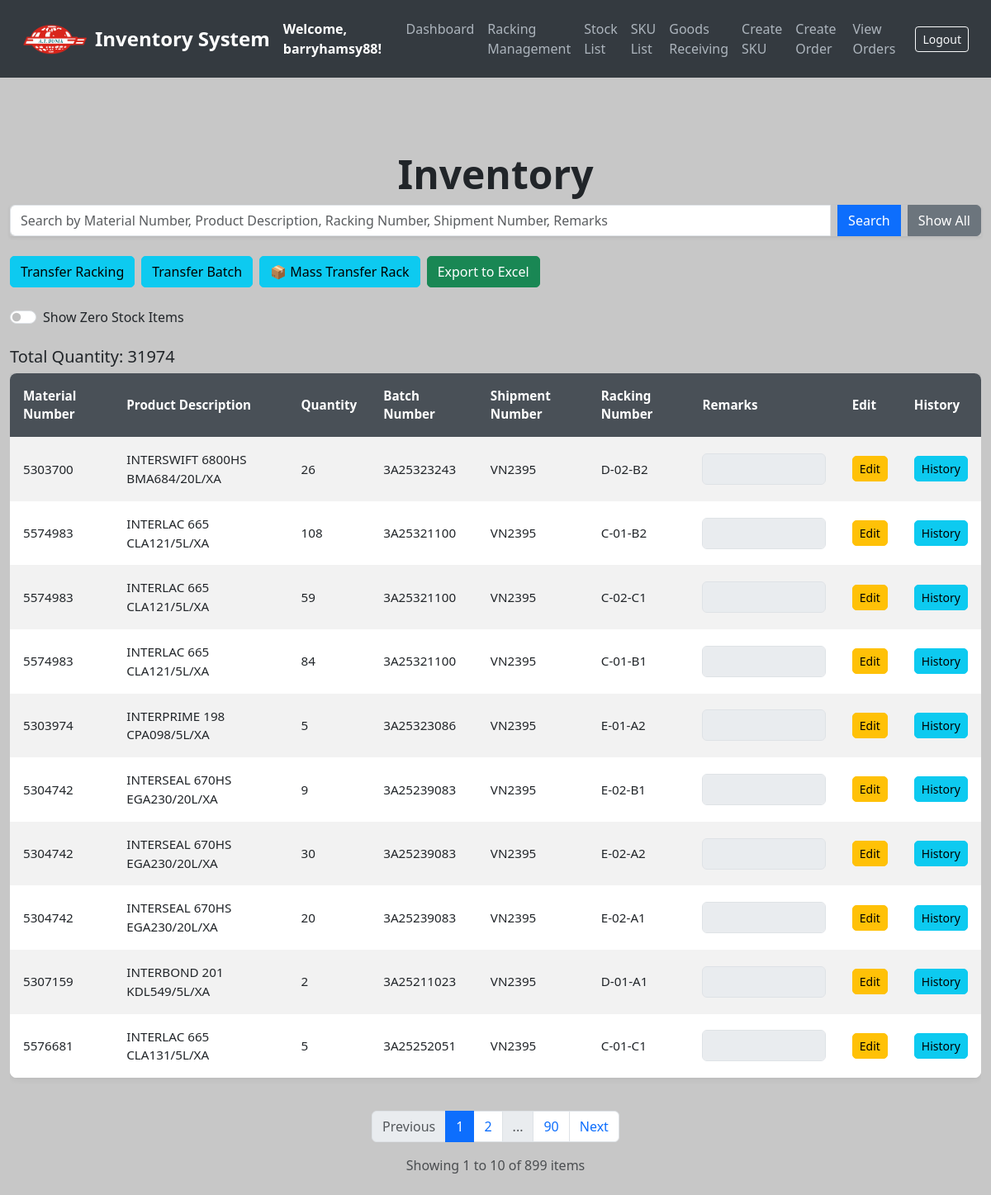
The app's page /stocks (signed in) with its own data.
### models.py (models this page shows, shortened)
class User(UserMixin, db.Model):
    __tablename__ = 'users'
    id = db.Column(db.Integer, primary_key=True)
    username = db.Column(db.String(80), unique=True, nullable=False)
    email = db.Column(db.String(120), unique=True, nullable=False)
    password = db.Column(db.String(200), nullable=False)  # Store hashed passwords
    date_created = db.Column(db.DateTime, default=get_local_time)
    last_login = db.Column(db.DateTime, nullable=True)
    is_active = db.Column(db.Boolean, default=True)  # For account activation/deactivation
    is_approved = db.Column(db.Boolean, default=False)
    is_admin = db.Column(db.Boolean, default=False)

class SKU(db.Model):
    __tablename__ = 'sku_list'
    id = db.Column(db.Integer, primary_key=True)
    material_number = db.Column(db.String(50), unique=True, nullable=False)
    product_description = db.Column(db.String(200), nullable=False)
    pack_size_id = db.Column(db.Integer, db.ForeignKey('pack_sizes.id'), nullable=False)
    weight = db.Column(db.Float, nullable=False)
    pack_size = db.relationship('PackSize', backref='skus', lazy=True)  # Establish relationship

class Stock(db.Model):
    __tablename__ = 'stock'
    id = db.Column(db.Integer, primary_key=True)
    sku_id = db.Column(db.Integer, db.ForeignKey('sku_list.id'), nullable=False)  # Foreign key reference to SKU
    sku = db.relationship('SKU', backref='stocks', lazy=True)  # Add relationship to SKU
    quantity = db.Column(db.Integer, default=0, nullable=False)
    batch_number = db.Column(db.String(100), nullable=True)
    shipment_number = db.Column(db.String(100), nullable=True)
    racking_number = db.Column(db.String(100), nullable=True)
    remarks = db.Column(db.String(255), nullable=True)
    timestamp = db.Column(db.DateTime, default=get_local_time)  # New timestamp column

### app.py (the view, shortened to what this page needs)
@app.route('/stocks', methods=['GET'])
@login_required
def list_stocks():
    page = request.args.get(get_page_parameter(), type=int, default=1)
    per_page = 10  # Number of items per page
    search_term = request.args.get('search', '').strip()
    show_zero_quantity = request.args.get('show_zero', 'false').lower() == 'true'
    query = Stock.query.join(SKU)
    if not show_zero_quantity:
        query = query.filter(Stock.quantity > 0)
    all_stocks = query.all()
    total_quantity = sum(s.quantity for s in all_stocks)
    grouped = defaultdict(list)
    for stock in all_stocks:
        key = (
            stock.sku.material_number,
            stock.sku.product_description,
            stock.batch_number,
            stock.racking_number,
            stock.shipment_number,
            stock.remarks
        )
        grouped[key].append(stock)
    combined_stocks = []
    for key, group in grouped.items():
        total_quantity_group = sum(s.quantity for s in group)
        first_id = group[0].id
        combined_stocks.append({
            'material_number': key[0],
            'product_description': key[1],
            'batch_number': key[2],
            'racking_number': key[3],
            'shipment_number': key[4],
            'remarks': key[5],
            'quantity': total_quantity_group,
            'id': first_id
        })
    total_items = len(combined_stocks)
    start = (page - 1) * per_page
    end = start + per_page
    paginated_stocks = combined_stocks[start:end]
    class SimplePagination:
        def __init__(self, page, per_page, total):
            self.page = page
            self.per_page = per_page
            self.total = total
            self.pages = (total + per_page - 1) // per_page  # Ceiling division
        @property
        def has_prev(self):
            return self.page > 1
        @property
        def has_next(self):
            return self.page < self.pages
        @property
        def next_num(self):
            return self.page + 1 if self.has_next else None
        def iter_pages(self, left_edge=2, left_current=2, right_current=3, right_edge=2):
            last = 0
            for num in range(1, self.pages + 1):
                if (num <= left_edge or
                    (num > self.page - left_current - 1 and num < self.page + right_current) or
                    num > self.pages - right_edge):
                    if last + 1 != num:
                        yield None  # Gap in page numbers
                    yield num
                    last = num
    pagination = SimplePagination(page=page, per_page=per_page, total=total_items)
    return render_template(
        'stock_list.html',
        stocks=paginated_stocks,
        pagination=pagination,
        search_term=search_term,
        total_quantity=total_quantity,
        show_zero_quantity=show_zero_quantity
    )

### app.py (called while the page is built)
@login_manager.user_loader
def load_user(user_id):
    return db.session.get(User, int(user_id))

### templates/stock_list.html (shortened to what this page needs)
<!DOCTYPE html>
<html lang="en">
<head>
    <link href="https://cdn.jsdelivr.net/npm/bootstrap@5.3.0/dist/css/bootstrap.min.css" rel="stylesheet">
</head>
<body>
<nav class="navbar navbar-expand-lg navbar-dark">
    <div class="container-fluid">
        <img src="{{ url_for('static', filename='logo_.png') }}" alt="Logo" width="80" height="40" class="me-2">
        <a class="navbar-brand" href="/">Inventory System</a>
        <strong class="text-white">Welcome, {{ current_user.username }}!</strong>
        <div class="collapse navbar-collapse" id="navbarNav">
            <ul class="navbar-nav ms-auto">
                <li class="nav-item"><a class="nav-link" href="/dashboard">Dashboard</a></li>
                <li class="nav-item"><a class="nav-link" href="/create_racking">Racking Management</a></li>
                <li class="nav-item"><a class="nav-link" href="/stocks">Stock List</a></li>
                <li class="nav-item"><a class="nav-link" href="/sku-list">SKU List</a></li>
                <li class="nav-item"><a class="nav-link" href="/create-stock">Goods Receiving</a></li>
                <li class="nav-item"><a class="nav-link" href="/add-sku">Create SKU</a></li>
                <li class="nav-item"><a class="nav-link" href="/create-order">Create Order</a></li>
                <li class="nav-item"><a class="nav-link" href="/orders">View Orders</a></li>
            </ul>
            <form class="d-flex ms-3" action="{{ url_for('logout') }}" method="POST">
                <button class="btn btn-sm btn-outline-light" type="submit">Logout</button>
            </form>
        </div>
    </div>
</nav>
<div class="container mt-5">
    <h2 class="text-center">Inventory</h2>
    <form method="GET" action="/stocks" class="mb-4">
        <div class="input-group shadow-sm">
            <input type="text" id="search_input" name="search" value="{{ search_term }}" class="form-control" placeholder="Search by Material Number, Product Description, Racking Number, Shipment Number, Remarks">
            <button id="search_btn" type="submit" class="btn btn-primary ms-2">Search</button>
            <a href="/stocks" class="btn btn-secondary ms-2">Show All</a>
        </div>
    </form>
<div class="d-flex gap-2 mb-4">
    <a href="/transfer-stock" class="btn btn-info">Transfer Racking</a>
    <a href="/transfer-batch" class="btn btn-info">Transfer Batch</a>
    <a class="btn btn-info" href="/mass-transfer-rack">📦 Mass Transfer Rack</a>
    <form action="/export-stocks/excel" method="GET" class="d-inline-block">
        <button type="submit" class="btn btn-success">Export to Excel</button>
    </form>
</div>
<div class="form-check form-switch mb-4">
    <input class="form-check-input" type="checkbox" id="show_zero_stock" {% if show_zero_quantity %}checked{% endif %}>
    <label class="form-check-label" for="show_zero_stock">Show Zero Stock Items</label>
</div>
    <div class="mt-3">
        <h5>Total Quantity: {{ total_quantity }}</h5>
    </div>
<div class="table-responsive">
    <table id="stock_table" class="table table-borderless table-striped align-middle">
        <thead class="table-dark">
            <tr>
                <th>Material Number</th>
                <th>Product Description</th>
                <th>Quantity</th>
                <th>Batch Number</th>
                <th>Shipment Number</th>
                <th>Racking Number</th>
                <th>Remarks</th>
                <th>Edit</th>
                <th>History</th>
            </tr>
        </thead>
        <tbody id="stock_body">
            {% for stock in stocks %}
            <tr class="stock-row {% if stock.quantity == 0 %}zero-quantity{% endif %}">
                <td>{{ stock.material_number }}</td>
                <td>{{ stock.product_description }}</td>
                <td>{{ stock.quantity }}</td>
                <td>{{ stock.batch_number }}</td>
                <td>{{ stock.shipment_number }}</td>
                <td>{{ stock.racking_number }}</td>
                <td>
                    <input type="text" value="{{ stock.remarks }}" class="form-control remarks-input" data-stock-id="{{ stock.id }}" disabled>
                </td>
                <td>
                    <button class="btn btn-sm btn-warning edit-btn" data-stock-id="{{ stock.id }}">Edit</button>
                </td>
                <td>
                    <a href="/stock-history/{{ stock.id }}" class="btn btn-info btn-sm">History</a>
                </td>
            </tr>
            {% endfor %}
        </tbody>
    </table>
</div>
<nav aria-label="Stock list pagination" class="mt-4">
    <ul class="pagination justify-content-center">
        {% if pagination.has_prev %}
        <li class="page-item">
            <a class="page-link" href="{{ url_for('list_stocks', page=pagination.prev_num, search=search_term, show_zero='true' if show_zero_quantity else 'false') }}">
                Previous
            </a>
        </li>
        {% else %}
        <li class="page-item disabled">
            <span class="page-link">Previous</span>
        </li>
        {% endif %}
        {% for page_num in pagination.iter_pages(left_edge=1, right_edge=1, left_current=2, right_current=2) %}
            {% if page_num %}
                {% if page_num == pagination.page %}
                <li class="page-item active">
                    <span class="page-link">{{ page_num }}</span>
                </li>
                {% else %}
                <li class="page-item">
                    <a class="page-link" href="{{ url_for('list_stocks', page=page_num, search=search_term, show_zero='true' if show_zero_quantity else 'false') }}">
                        {{ page_num }}
                    </a>
                </li>
                {% endif %}
            {% else %}
                <li class="page-item disabled">
                    <span class="page-link">...</span>
                </li>
            {% endif %}
        {% endfor %}
        {% if pagination.has_next %}
        <li class="page-item">
            <a class="page-link" href="{{ url_for('list_stocks', page=pagination.next_num, search=search_term, show_zero='true' if show_zero_quantity else 'false') }}">
                Next
            </a>
        </li>
        {% else %}
        <li class="page-item disabled">
            <span class="page-link">Next</span>
        </li>
        {% endif %}
    </ul>
</nav>
<div class="text-center text-muted mb-4">
    Showing {{ ((pagination.page - 1) * pagination.per_page + 1) }} to
    {{ [pagination.page * pagination.per_page, pagination.total]|min }}
    of {{ pagination.total }} items
</div>
</div>
</body>
</html>

### templates/stock_list.html (style rules this page uses)
body { background-color: #C7C7C7; color: #212529; }
.navbar { background-color: #343a40; padding: 15px; }
.navbar-brand { font-weight: bold; color: #fff; font-size: 1.5rem; }
.nav-link { color: #adb5bd; font-weight: 500; }
.container { max-width: 1200px; padding-top: 40px; }
.table { background-color: #fff; border-radius: 8px; overflow: hidden; box-shadow: 0px 0px 10px rgba(0, 0, 0, 0.1); }
.table th, .table td { vertical-align: middle; font-size: 0.95rem; padding: 1rem; }
.table th { background-color: #495057; color: #fff; }
.table-striped tbody tr:nth-of-type(odd) { background-color: #f8f9fa; }
.btn-primary, .btn-success, .btn-danger { border-radius: 5px; transition: all 0.3s ease; }
h2 { font-size: 3rem; font-weight: bold; }
.btn-info, .btn-success, .btn-danger { border-radius: 5px; transition: all 0.3s ease; }
.btn-warning, .btn-success, .btn-danger { border-radius: 5px; transition: all 0.3s ease; }

### records on screen
User: username "barryhamsy88"
SKU: material_number "5303700", product_description "INTERSWIFT 6800HS BMA684/20L/XA"
Stock: batch_number "3A25323243", shipment_number "VN2395", racking_number "D-02-B2"
SKU: material_number "5574983" "5574983" "5574983", product_description "INTERLAC 665 CLA121/5L/XA" "INTERLAC 665 CLA121/5L/XA" "INTERLAC 665 CLA121/5L/XA"
Stock: batch_number "3A25321100", shipment_number "VN2395", racking_number "C-01-B2"
Stock: batch_number "3A25321100", shipment_number "VN2395", racking_number "C-02-C1"
Stock: batch_number "3A25321100", shipment_number "VN2395", racking_number "C-01-B1"
SKU: material_number "5303974", product_description "INTERPRIME 198 CPA098/5L/XA"
Stock: batch_number "3A25323086", shipment_number "VN2395", racking_number "E-01-A2"
SKU: material_number "5304742" "5304742" "5304742", product_description "INTERSEAL 670HS EGA230/20L/XA" "INTERSEAL 670HS EGA230/20L/XA" "INTERSEAL 670HS EGA230/20L/XA"
Stock: batch_number "3A25239083", shipment_number "VN2395", racking_number "E-02-B1"
Stock: batch_number "3A25239083", shipment_number "VN2395", racking_number "E-02-A2"
Stock: batch_number "3A25239083", shipment_number "VN2395", racking_number "E-02-A1"
SKU: material_number "5307159", product_description "INTERBOND 201 KDL549/5L/XA"
Stock: batch_number "3A25211023", shipment_number "VN2395", racking_number "D-01-A1"
SKU: material_number "5576681", product_description "INTERLAC 665 CLA131/5L/XA"
Stock: batch_number "3A25252051", shipment_number "VN2395", racking_number "C-01-C1"

### other values on screen
{{ total_quantity }} "31974"
{{ stock.quantity }} "26" "108" "59" "84" "5" "9" "30" "20" "2" "5"
{{ page_num }} "1"
{{ page_num }} "2" "90"
{{ ((pagination.page - 1) * pagination.per_page + 1) }} "1"
{{ [pagination.page * pagination.per_page, pagination.total]|min }} "10"
{{ pagination.total }} "899"
